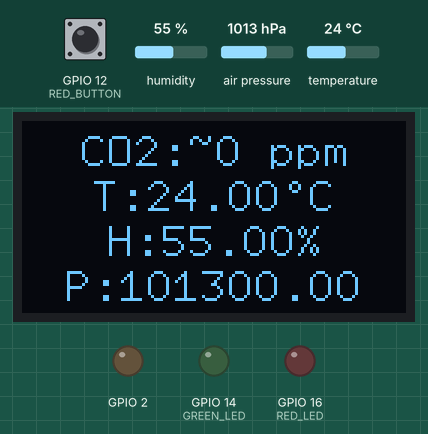
This program was run on a simulated ESP8266 (NodeMCU). On the bench: 128×64 one-colour display, output pins drawn as LEDs (lit = HIGH, except the on-board LED, lit = LOW). The inputs (shaded band) are chosen by the test bench; at power-on: air pressure 1013 hPa, humidity 55 %, temperature 24 °C, GPIO 12 (RED_BUTTON) HIGH. WiFi joins after 1.5 s; servers stay silent unless stated; what the program prints to the serial monitor is not drawn.

Above: at 5.4 s.
5.5 s: air pressure set to 1001 hPa
At 10.3 s:
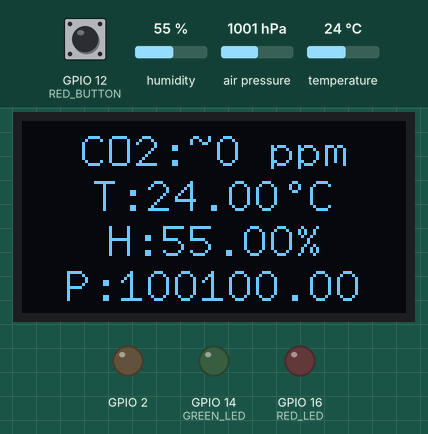
10.7 s: air pressure set to 997 hPa
At 15.4 s:
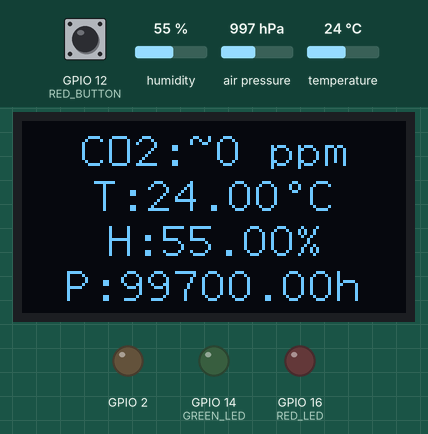
15.7 s: humidity set to 22 %
At 20.4 s:
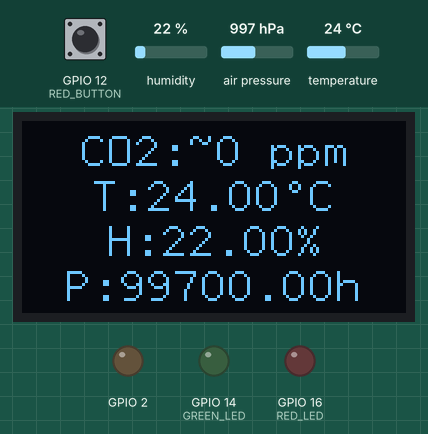
20.7 s: temperature set to 12 °C
At 25.4 s:
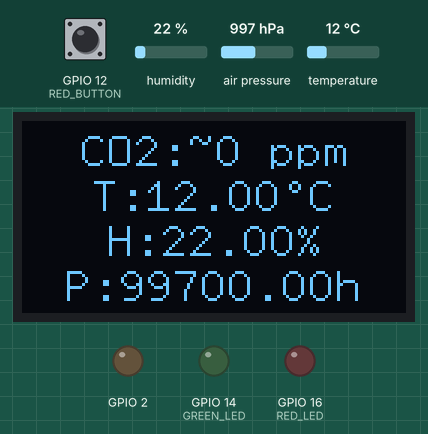
Timing chart, 0 to 26.9 s (numbered marks = the images above; inputs shaded):
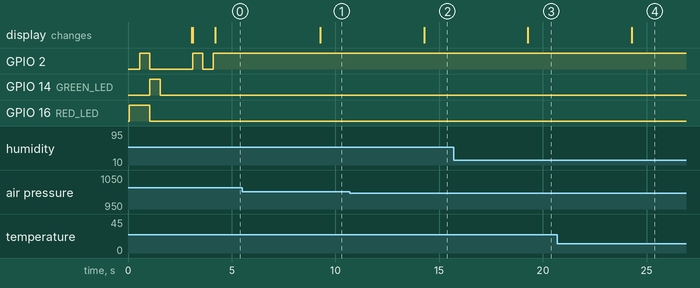

The program:

main.cpp
```cpp
// #include <FS.h>
#include <Arduino.h>
#include <ESP8266WiFi.h>
#include <DNSServer.h>
#include <ESP8266WebServer.h>
#include <WiFiManager.h>

#include <SPI.h>
#include <Wire.h>
#include <BME280I2C.h>

// SW Serial
#include <SoftwareSerial.h>

#include <SimpleTimer.h>

#include <U8g2lib.h>

#define BLYNK_PRINT Serial
#include <BlynkSimpleEsp8266.h>

#define RED_LED 16
#define GREEN_LED 14
#define RED_BUTTON 12

#define I2C_SDA 5
#define I2C_SCL 4

#define SENSOR_SERIAL swSer

SoftwareSerial swSer(13, 15, false, 256); // GPIO15 (TX) and GPIO13 (RX)
byte cmd[9] = {0xFF,0x01,0x86,0x00,0x00,0x00,0x00,0x00,0x79};
unsigned char response[7];

WiFiManager wifiManager;

BME280I2C bme;

SimpleTimer readTimer;
SimpleTimer readCO2Timer;
SimpleTimer sendTimer;
SimpleTimer ledTimer;

// Blynk data
char auth[] = "e02bfd9cc86e4c29805a87b707f9a409";
char server[] = "2010.io";
WidgetTerminal terminal(V10);

// Measured data
unsigned int co2 = 0;
float temp, hum, pres;
bool bmeReady = false;
bool co2Ready = false;

float tempG[1280];

// u8g2
U8G2_SSD1306_128X64_NONAME_F_SW_I2C u8g2(U8G2_R0, I2C_SCL, I2C_SDA, U8X8_PIN_NONE);
bool screenOn = true;
unsigned long screenOnTime = 0;

#define SCREEN_TIMEOUT_MIN 1

// ------------------------- Screen -------------------------

void draw(unsigned int co2, float temp, float humidity, float pressure) {
  Serial.print("draw: ");
  u8g2.clearBuffer();

  if(screenOn) {
    byte x {0};
    byte y {0};

    const char degree {176};
    String measurement;

    u8g2.setFont(u8g2_font_9x18_mf);
    // u8g2.setFont(u8g2_font_inb19_mf);
    byte h = u8g2.getAscent() - u8g2.getDescent() + 2;
    char buf[20];

    y = 0;

    if(co2Ready) {
      measurement = "CO2:" + String(co2) + " ppm";
    } else {
      measurement = "CO2:~" + String(co2) + " ppm";
    }

    measurement.toCharArray(buf, 20);
    Serial.println(buf);
    x = (128 - u8g2.getStrWidth(buf))/2;
    y += h;
    u8g2.drawStr(x, y, buf);

    measurement = "T:" + String(temp) + "" + degree + "C";
    measurement.toCharArray(buf, 12);
    x = (128 - u8g2.getStrWidth(buf))/2;
    y += h;
    u8g2.drawStr(x, y, buf);

    measurement = "H:" + String(humidity) + "%";
    measurement.toCharArray(buf, 12);
    x = (128 - u8g2.getStrWidth(buf))/2;
    y += h;
    u8g2.drawStr(x, y, buf);

    measurement = "P:" + String(pres) + "hPa";
    measurement.toCharArray(buf, 12);
    x = (128 - u8g2.getStrWidth(buf))/2;
    y += h;
    u8g2.drawStr(x, y, buf);

    Serial.print("timeout: ");
    Serial.print(millis());
    Serial.print(", ");
    Serial.println(screenOnTime);
    if(screenOnTime + SCREEN_TIMEOUT_MIN * 60 * 1000 < millis()) {
      Serial.print("screen of by timeout: ");
      Serial.println(screenOnTime + SCREEN_TIMEOUT_MIN * 60 * 1000);
      screenOn = false;
      u8g2.clear();
    }
  } else {
    u8g2.clear();
  }
  u8g2.sendBuffer();
}

void drawMessageLF(char const *msg) {
  u8g2.clearBuffer();
  u8g2.setFont(u8g2_font_inb19_mf);
  byte x = (128 - u8g2.getStrWidth(msg))/2;
  u8g2.drawStr(x, 30, msg);
  u8g2.sendBuffer();
}

void drawMessage(char const *msg) {
  u8g2.clearBuffer();
  u8g2.setFont(u8g2_font_9x18_mf);
  byte x = (128 - u8g2.getStrWidth(msg))/2;
  u8g2.drawStr(x, 30, msg);
  u8g2.sendBuffer();
}

void drawMeasurements() {
  if(screenOn) {
    draw(co2, temp, hum, pres);
  }
}

// ------------------------- Blynk -------------------------
void sendMeasurements() {
  if(bmeReady) {
    Blynk.virtualWrite(1, temp);
    Blynk.virtualWrite(2, hum);
    Blynk.virtualWrite(3, pres);
    Blynk.virtualWrite(9, co2);
    if(co2Ready) {
      Blynk.virtualWrite(8, co2);
    }
    Blynk.virtualWrite(17, millis() / 1000.0 / 60.0 / 60.0);
  }
}

BLYNK_WRITE(V7) {
  bool val = param[0].asInt() == 1;
  if(val) {
    screenOn = true;
    screenOnTime = millis();
    draw(co2, temp, hum, pres);
  // } else {
    // u8g2.clear();
  }
}

BLYNK_WRITE(V10) {
  const char * cmdc = param[0].asStr();
  Serial.println("V10 cmd received: ");
  String cmd = String(cmdc);
  Serial.println(cmd);
  if(cmd == "scron") {
    screenOn = true;
    screenOnTime = millis();
    draw(co2, temp, hum, pres);
    terminal.println("Screen on");
  } else if(cmd == "scroff") {
    screenOn = false;
    u8g2.clear();
    terminal.println("Screen off");
  } else if(cmd == "st") {
    terminal.println("Screen:");
    terminal.println(screenOn);
    terminal.println(screenOnTime / 1000 / 60);
    terminal.println(millis() / 1000 / 60);
  } else if(cmd == "c4") {
    terminal.println("set CO2: 401");
    co2 = 401;
  } else if(cmd == "c7") {
    terminal.println("set CO2: 701");
    co2 = 701;
  } else if(cmd == "c10") {
    terminal.println("set CO2: 1001");
    co2 = 1001;
  } else if(cmd == "c25") {
    terminal.println("set CO2: 2501");
    co2 = 2501;
  } else if(cmd == "c40") {
    terminal.println("set CO2: 4001");
    co2 = 4001;
  } else {
    terminal.println("Supported commands:\nscron\nscroff\nst\nc4, c7, c10, c25, c40\n");
  }
  terminal.flush();
}

void readCO2() {
  bool header_found {false};
  char tries {0};

  SENSOR_SERIAL.write(cmd, 9);
  memset(response, 0, 7);

    // Looking for packet start
  while(SENSOR_SERIAL.available() && (!header_found)) {
    if(SENSOR_SERIAL.read() == 0xff ) {
      if(SENSOR_SERIAL.read() == 0x86 ) {
        header_found = true;
      }
    }
  }

  if (header_found) {
    SENSOR_SERIAL.readBytes(response, 7);

    byte crc = 0x86;
    for (char i = 0; i < 6; i++) {
      crc+=response[i];
    }
    crc = 0xff - crc;
    crc++;

    if ( !(response[6] == crc) ) {
      Serial.println("CO2: CRC error: " + String(crc) + " / "+ String(response[6]));
    } else {
      unsigned int responseHigh = (unsigned int) response[0];
      unsigned int responseLow = (unsigned int) response[1];
      unsigned int ppm = (256*responseHigh) + responseLow;
      co2 = ppm;
      Serial.print("CO2: " + String(co2));
    }
  } else {
    Serial.println("CO2: Header not found");
  }
  if(!co2Ready && millis() > 3 * 60 * 1000) { //if(millis() > 3 * 60 * 1000 && co2 > 1 && co2 < 4999) {
    co2Ready = true;
  }
  Serial.print(", ready: ");
  Serial.println(co2Ready);
}

// ------------------------- BME280 -------------------------
void readMeasurements() {
  uint8_t pressureUnit = 1; // unit: B000 = Pa, B001 = hPa, B010 = Hg, B011 = atm, B100 = bar, B101 = torr, B110 = N/m^2, B111 = psi
  bme.read(pres, temp, hum, true, pressureUnit); // Parameters: (float& pressure, float& temp, float& humidity, bool celsius = false, uint8_t pressureUnit = 0x0)
  bmeReady = true;
  Serial.print(millis() / 1000);
  Serial.print(" - ");
  Serial.print("CO₂: ");
  Serial.print(co2);
  Serial.print(", Temp: ");
  Serial.print(temp, 4);
  Serial.print(", Humidity: ");
  Serial.print(hum, 4);
  Serial.print(", Pressure: ");
  Serial.print(pres, 4);
  Serial.println("");
  // sendMeasurements();
  drawMeasurements();
}

void ledFlashing() {
  if(co2Ready) {
    if(co2 < 600) {
      digitalWrite(RED_LED, LOW);
      digitalWrite(GREEN_LED, LOW);
    } else if(co2 < 1000) {
      digitalWrite(RED_LED, LOW);
      digitalWrite(GREEN_LED, HIGH);
    } else if(co2 < 2500) {
      digitalWrite(RED_LED, HIGH);
      digitalWrite(GREEN_LED, LOW);
    } else {
      if((millis() / 500) % 2 == 0) {
        digitalWrite(RED_LED, LOW);
        digitalWrite(GREEN_LED, LOW);
      } else {
        digitalWrite(RED_LED, HIGH);
        digitalWrite(GREEN_LED, LOW);
      }
    }
  } else {
    digitalWrite(RED_LED, LOW);
    digitalWrite(GREEN_LED, LOW);
  }
}

void buttonISR() {

  Serial.println("---- buttonISR: ");
  screenOn = true;
  screenOnTime = millis();
  draw(co2, temp, hum, pres);
}

void setup() {
  SENSOR_SERIAL.begin(9600);
  Serial.begin(9600);
  u8g2.begin();

  drawMessageLF("Start");

  pinMode(BUILTIN_LED, OUTPUT);
  pinMode(RED_LED, OUTPUT);
  pinMode(GREEN_LED, OUTPUT);

  digitalWrite(BUILTIN_LED, LOW);
  digitalWrite(RED_LED, HIGH);
  digitalWrite(GREEN_LED, LOW);
  delay(500);
  digitalWrite(BUILTIN_LED, HIGH);
  delay(500);
  digitalWrite(BUILTIN_LED, LOW);
  digitalWrite(RED_LED, LOW);
  digitalWrite(GREEN_LED, HIGH);
  delay(500);
  digitalWrite(RED_LED, LOW);
  digitalWrite(GREEN_LED, LOW);


  wifiManager.autoConnect("AutoConnectAP", "esp8266");
  Serial.println("connected...yeey :)");
  drawMessage("WiFi Connected");

  while(!bme.begin(I2C_SDA, I2C_SCL)){
    Serial.println("Could not find BME280 sensor!");
    // Serial.println(BUILTIN_LED);
    delay(2000);
  }
  drawMessage("BME initialized");
  digitalWrite(BUILTIN_LED, HIGH);
  delay(500);
  digitalWrite(BUILTIN_LED, LOW);
  delay(500);
  digitalWrite(BUILTIN_LED, HIGH);

  Blynk.config(auth, server);

  drawMessage("Blynk configured");

  bmeReady = true;
  readMeasurements();
  readCO2Timer.setInterval(30000L, readCO2);
  readTimer.setInterval(5000L, readMeasurements);
  sendTimer.setInterval(30000L, sendMeasurements);
  ledTimer.setInterval(100L, ledFlashing);

  pinMode(RED_BUTTON, INPUT_PULLUP);
  attachInterrupt(digitalPinToInterrupt(RED_BUTTON), buttonISR, CHANGE);
}

void loop() {
  Blynk.run();
  readTimer.run();
  readCO2Timer.run();
  sendTimer.run();
  ledTimer.run();
}
```

Measured:
- the behaviour switches between 1000 and 999 hPa on air pressure (found by bisection; images 1 and 2)
- after the input at 5.5 s, the display: changes after 3.8 s (image 1)
- after the input at 10.7 s, the display: changes after 3.6 s (image 2)
- after the input at 15.7 s, the display: changes after 3.6 s (image 3)
- after the input at 20.7 s, the display: changes after 3.6 s (image 4)
